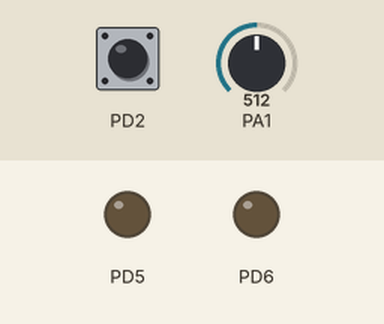
A program run on a simulated ATmega32, built with avr-gcc and emulated at 8 MHz. Parts: output pins drawn as LEDs (lit = HIGH). The test bench sets the inputs (shaded band); at power-on: PD2 LOW, PA1 = 512. What the program prints to the serial monitor is not drawn.

Above: at 1.3 s.
1.4 s: PD2 pulled HIGH for 0.6 s
At 2.3 s:
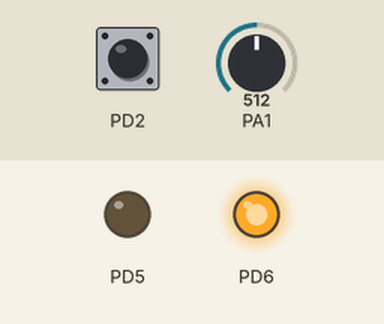
5.5 s: PD2 pulled HIGH for 3.2 s
At 6.2 s:
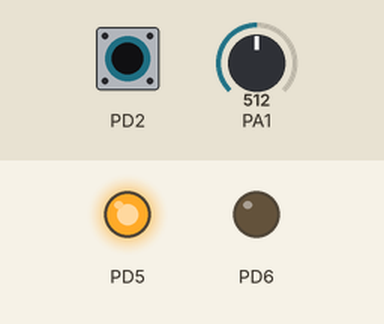
Timing chart, 0 to 10.2 s (numbered marks = the images above; inputs shaded):
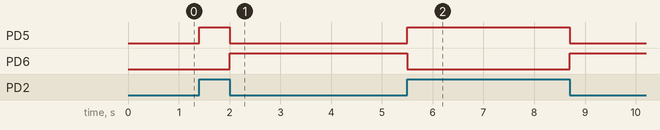

The program:

main.c
```c
/*
 * Task3_Tx.c
 *
 * Created: 10/24/2019 9:57:24 AM
 * Author : Ahmed
 * Description :
 *  This is the Transmitting MCU Code for Task3 in the Applied Programming Course at FHOO
 *
 * Purpose :
 *  The implementation of this code includes reading sensor data through ADC then the transmission of this data through I2C/TWI or UART communication protocol
 *  to another device.
 *  The user can change the communication protocol from I2C/TWI to UART at will using a push button on the receiver side which triggers
 *  an external interrupt on this side ( transmitter side) to implement that change
 *
 *
 * Input/Output :
 *  ADC data (ADCH) -- Output : TWI Data/ UART Data
 *
 * MCU : ATmega32 , BOARD : myAVR Board MK2
 *
 *  Developed on Windows 10 using AtmelStudio 7
 */

#define I2C 1           // I2C communication protocol is represented as a High value
#define UART 0          // UART communication protocol is represented as a Low value


#include "UART_lib.h"
#include "ADC_lib.h"
#include "timer_lib.h"
#include "i2c_lib.h"
#include <avr/interrupt.h>
#include <util/delay.h>
#include <avr/wdt.h>
#include <stdbool.h>

 //I2c Slave address
 uint8_t ui8_address = 0x21;

 //communication variable
 bool protocol=0;

// Variable to store ADC value
volatile uint8_t reading=0;

//Function prototype
void push_button();


ISR(INT0_vect){

   if(PIND & (1<<PD2))
   {

   //Disable UART and enable i2c
   protocol =I2C;
   TWCR |= (1<<TWEN);
   UCSRB &= ~(1<<TXEN);

   // Testing pins
   PORTD |= (1<<PD5);
   PORTD &= ~(1<<PD6);
   }

   else {
   //Disable i2c and enable UART

   protocol=UART;
   TWCR &= ~(1<<TWEN);
   UCSRB |= (1<<TXEN);

   //Testing pins
   PORTD |= (1<<PD6);
   PORTD &= ~(1<<PD5);
   }

}


ISR(ADC_vect){

  // Read ADC data
  reading = ADCH;

  if(protocol==UART){
  wdt_reset();
  uart_write(reading);}

}

ISR(TWI_vect){

  // Check status if the i2c bus and act accordingly
  switch(TWSR & TW_STATUS_MASK){

    // Slave address acknowledged, data byte will be transmitted
    case TW_ST_SLA_ACK :
    wdt_reset();
    i2c_write(reading);
    break;

    // Data byte acknowledged, sending another data byte
    case TW_ST_DATA_ACK :
    wdt_reset();
    i2c_write(reading);
    break;

    // Data byte received and NACK returned
    case TW_ST_DATA_NACK :
    TWCR |= (1<<TWINT) | (1<<TWEA);
    wdt_reset();
    break;

    // Data byte received and Stop signal returned
    case TW_ST_LAST_DATA :
    TWCR |= (1<<TWINT) | (1<<TWEA);
    wdt_reset();
    break;

    default:
    wdt_reset();
    break;

  }

}


int main(void)
{


  //Check watchdog timer status
  if(MCUCSR&(1<<WDRF))
  {
    //Clear Watchdog reset pin
    WatchDog_clear();
  }


  //UART init
  uart_init(9600);

  //I2c Slave address
  uint8_t ui8_address = 0x21;

  // Initialize ADC Module
  ADC_init();

  // initialize I2C slave Protocol
  i2c_slave_init(ui8_address);

  //Push button function init
  push_button();

  //Initialize timer 1
  timer1_init();

  // set pins PD5, PD6 as output for testing
  DDRD |= (1<<DDD5) | (1<<DDD6);

  //Start ADC conversion
  ADCSRA |= (1<<ADSC);

  //Enable watchdog timer
  WatchDog_on();

  //Enable Global Interrupt
  sei();


  while (1)
  {
  }

}


void push_button(){

  // SET PD2 as input
  DDRD &= ~(1<<PD2);

  // Enable external interrupt at PD2 ( INT0 )
  GICR |= (1<<INT0);

  // Any logical change will generate an interrupt request
  MCUCR |= (1<<ISC00);


}
```

ADC_lib.c
```c
/*
 * ADC_lib.c
 *
 * Created: 10/8/2019 6:48:19 PM
 *  Author: Ahmed
 */

 #include "ADC_lib.h"

 void ADC_init(){

 //Set reference voltage to be VCC

 ADMUX |=(1<<REFS0);

 //Choose PA1 as our analog input pin (ADC1)
 ADMUX |=(1<<MUX0);

 //Left adjust ADC data for easier 8 bit reading
 ADMUX |=(1<<ADLAR) ;


  //Enable ADC
  ADCSRA |= (1<<ADEN);

  //Set Pre-scaler value to 128 ( frequency = F_CPU/128 = 62.5KHz )
  ADCSRA |=(1<<ADPS0)|(1<<ADPS1)|(1<<ADPS2);

  //Enable ADC Interrupt
  ADCSRA |= (1<<ADIE);

  //Enable ADC auto-triggering
  ADCSRA |= (1<<ADATE);

  //Auto Triggering mode -> Timer/Counter 1 Compart Match B
  SFIOR |= (1<<ADTS2) | (1<<ADTS0);


 }


 void ADC_read(){

 //Start conversion
ADCSRA |= (1<<ADSC);

 //wait for the conversion to be completed
 //while(ADCSRA & (1<<ADSC));

 // Return received value
 //return ADCH;


 }
```

ADC_lib.h
```c
/*
 * ADC_lib.h
 *
 * Created: 10/8/2019 6:47:44 PM
 *  Author: Ahmed
 */
 #include <avr/io.h>

#ifndef ADC_LIB_H_
#define ADC_LIB_H_

void ADC_init();
void ADC_read();


#endif /* ADC_LIB_H_ */
```

UART_lib.c
```c
/*
 * UART_lib.c
 *
 * Created: 10/3/2019 9:58:11 AM
 *  Author: Ahmed
 */

 #include "UART_lib.h"


 void baud_rate(uint16_t baud_val){

 // Value to be calculated that corresponds to required baud rate
 uint16_t UBRR=0;

 // Calculate UBRR value for the micro-controller
 UBRR = (F_CPU/baud_val)-1;

 // Split the value into the higher and lower UBRR bits
 UBRRH = (UBRR >> 8);
 UBRRL = UBRR;

 }


 void uart_init(uint16_t baud_val){

 // Enable UART reception and transmission
 UCSRB |= (1<<RXEN) | (1<<TXEN);

 // Set frame format : 8 data bits, 2 stop bits

 UCSRC |= (1<<URSEL) | (1<<USBS) | (1<<UCSZ1) | (1<<UCSZ0);

 //Set Parity bits
 UCSRC |= (1<<UPM1) | (1<<UPM0);

 //Set baud_Rate
 baud_rate(baud_val);


 }


void  uart_write(unsigned char send){


//Wait for empty transmit buffer
//while ( !(UCSRA & (1<<UDRE) ) );

//Put data into buffer
UDR = send;


 }
```

UART_lib.h
```c
/*
 * UART_lib.h
 *
 * Created: 10/3/2019 9:57:48 AM
 *  Author: Ahmed
 */
 #include <avr/io.h>
 #define F_CPU 8000000 //Hz


#ifndef UART_LIB_H_
#define UART_LIB_H_

void uart_init(uint16_t baud_val);
void baud_rate(uint16_t baud_val);
void uart_write( unsigned char send);


#endif /* UART_LIB_H_ */
```

i2c_lib.c
```c
/*
 * i2c_lib.c
 *
 * Created: 10/18/2019 5:22:54 PM
 *  Author: Ahmed
 */

 #include "i2c_lib.h"


void i2c_slave_init(uint8_t address){

 // Set i2c clock
 TWBR = ((F_CPU/SCL_FREQ)-16)/2;

 // No Prescaler
 TWSR &= ~((1<<TWPS0) | (1<<TWPS1));

//Set slave address + R/W bit
TWAR = address;

 //Enable interrupt
 TWCR |= (1<<TWIE);

//slave initialization  sequence
TWCR |= (1<<TWEN) | (1<<TWEA) | (1<<TWINT);
TWCR &= ~((1<<TWSTA) | (1<<TWSTO));

}


void i2c_start(unsigned char address){
//i2c START signal
TWCR |= (1<<TWINT) | (1<<TWSTA) | (1<<TWEN);
TWCR &= ~(1<<TWSTO);


}


void i2c_stop(){
//i2c STOP signal
TWCR |= (1<<TWINT) | (1<<TWEN) | (1<<TWSTO);
TWCR &= ~(1<<TWSTA);

}


void i2c_write(unsigned char data){

TWDR = data;
TWCR |= (1<<TWINT) | (TWEA);
}


unsigned char i2c_readack(){
TWCR |= (1<<TWINT) |(1<<TWEA);

return TWDR;
}
unsigned char i2c_readnack(){
TWCR |= (1<<TWINT);

return TWDR;
}
```

i2c_lib.h
```c
/*
 * i2c_lib.h
 *
 * Created: 10/18/2019 5:22:40 PM
 *  Author: Ahmed
 */
#define F_CPU (8000000) //Hz
#define SCL_FREQ  (100000)  //Hz
#include <avr/io.h>
#include <util/twi.h>


#ifndef I2C_LIB_H_
#define I2C_LIB_H_

void i2c_master_init();
void i2c_slave_init(uint8_t address);
void i2c_start(unsigned char address);
void i2c_stop();
void i2c_write(unsigned char data);
unsigned char i2c_readack();
unsigned char i2c_readnack();


#endif /* I2C_LIB_H_ */
```

timer_lib.c
```c
/*
 * PWM_lib.c
 *
 * Created: 10/9/2019 9:20:26 PM
 *  Author: Ahmed
 */

 #include "timer_lib.h"


 void timer1_init()
 {
	 // set up timer with Pre-scaler = 256
	 TCCR1B |= (1 << WGM12);

	 //Setup CTC Mode
	 TCCR1B |= (1 << CS12);

	 //Enable interrupt
	 TIMSK |= (1<<OCIE1B);

	 // initialize counter
	 TCNT1 = 0;

	 // initialize compare value --> Required delay of 500ms at frequecy of F_CPU/256  // TODO : Replace number with equation
	 OCR1A = 15624;


 }


  void WatchDog_on ()
  {
    //Enable watchdog timer
    WDTCR |= (1<<WDE);


    //Set timeout period to be 2.1s
    WDTCR |= (1<<WDP0) | (1<<WDP1) | (1<<WDP2);


  }


  void WatchDog_clear()
  {

    MCUCSR &= ~(1<<WDRF);

  }
```

timer_lib.h
```c
/*
 * PWM_lib.h
 *
 * Created: 10/9/2019 9:20:09 PM
 *  Author: Ahmed
 */


#ifndef TIMER_LIB_H_
#define TIMER_LIB_H_

#include <avr/io.h>


void timer1_init();
void WatchDog_on();
void WatchDog_clear();


#endif /* PWM_LIB_H_ */
```

Measured:
- after the input at 1.4 s, PD5: LOW → HIGH at once, → LOW 0.60 s later; PD6: LOW → HIGH after 0.60 s
- after the input at 5.5 s, PD5: LOW → HIGH at once, → LOW 3.2 s later; PD6: HIGH → LOW at once, → HIGH 3.2 s later
